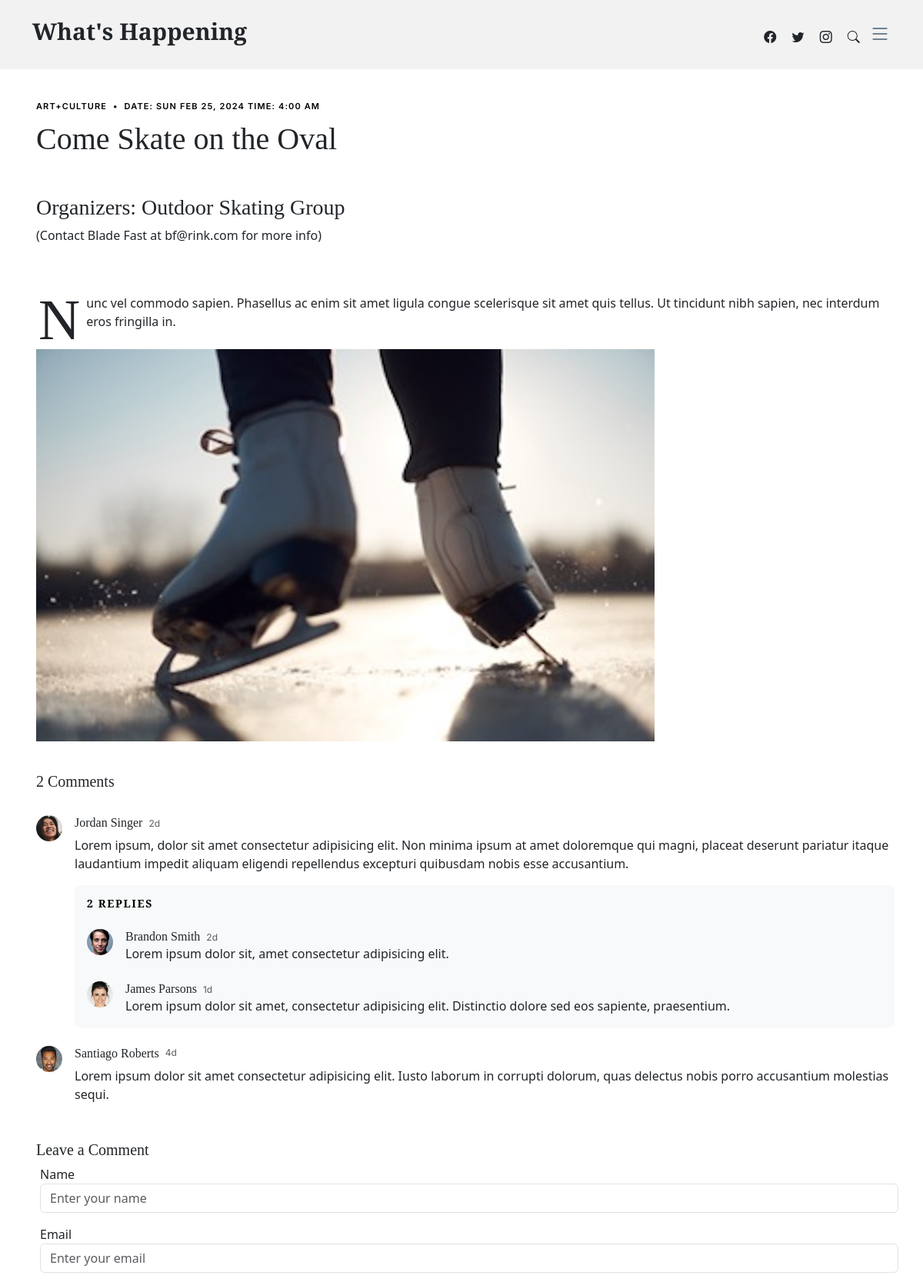
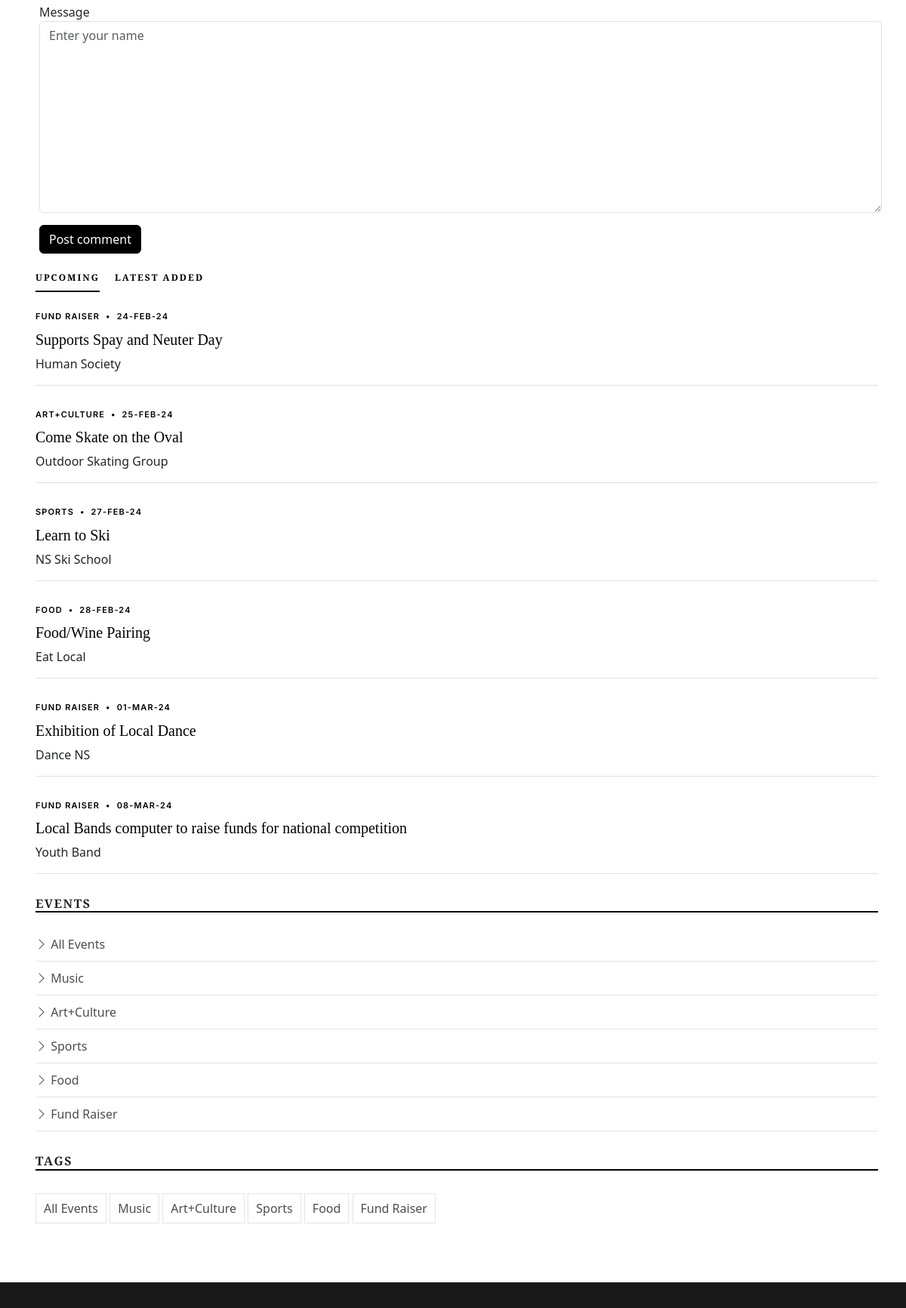
The page /single-post.php?type=16 (upper part) on the database its author committed (2 pictures, top to bottom).
### tables this page shows
CREATE TABLE `Events` (
  `EventID` int(11) NOT NULL,
  `EventTypeID` int(11) NOT NULL,
  `GroupID` int(11) NOT NULL,
  `EventDate` timestamp NOT NULL DEFAULT CURRENT_TIMESTAMP,
  `SubmitDate` timestamp NOT NULL DEFAULT CURRENT_TIMESTAMP,
  `EventTitle` varchar(100) NOT NULL,
  `EventImage` varchar(50) NOT NULL,
  `EventDesc` text NOT NULL
);

CREATE TABLE `EventTypes` (
  `EventTypeID` int(11) NOT NULL,
  `TypeName` varchar(100) NOT NULL
);

CREATE TABLE `Groups` (
  `GroupID` int(11) NOT NULL,
  `GroupName` varchar(100) NOT NULL,
  `GroupImage` varchar(50) NOT NULL,
  `GroupType` varchar(100) NOT NULL,
  `GroupDesc` text NOT NULL,
  `ContactName` varchar(255) NOT NULL,
  `ContactEmail` varchar(255) NOT NULL
);

### single-post.php (the view, shortened to what this page needs)
<!DOCTYPE html>
<html lang="en">
<head>
  <link href="assets/vendor/bootstrap/css/bootstrap.min.css" rel="stylesheet">
  <link href="assets/vendor/bootstrap-icons/bootstrap-icons.css" rel="stylesheet">
  <link href="assets/vendor/swiper/swiper-bundle.min.css" rel="stylesheet">
  <link href="assets/vendor/glightbox/css/glightbox.min.css" rel="stylesheet">
  <link href="assets/vendor/aos/aos.css" rel="stylesheet">
  <link href="assets/css/variables.css" rel="stylesheet">
  <link href="assets/css/main.css" rel="stylesheet">
</head>
<body>
   <header id="header" class="header d-flex align-items-center fixed-top">
    <div class="container-fluid container-xl d-flex align-items-center justify-content-between">
      <a href="index.php" class="logo d-flex align-items-center">
        <h1>What's Happening</h1>
      </a>
      <div class="position-relative">
        <a href="#" class="mx-2"><span class="bi-facebook"></span></a>
        <a href="#" class="mx-2"><span class="bi-twitter"></span></a>
        <a href="#" class="mx-2"><span class="bi-instagram"></span></a>
        <a href="#" class="mx-2 js-search-open"><span class="bi-search"></span></a>
        <i class="bi bi-list mobile-nav-toggle"></i>
      </div>
    </div>
  </header>
  <main id="main">
    <section class="single-post-content">
      <div class="container">
        <div class="row">
          <div class="col-md-9 post-content" data-aos="fade-up">
            <?php
              include 'serverlogin.php';
              $conn = new mysqli($db_hostname, $db_username, $db_password, $db_database);
              if(isset($_GET['type'])) {
                  $eventID = $_GET['type'];
                  $sql = "SELECT Events.EventID, Events.EventTypeID, Events.GroupID, Events.EventDate, Events.EventTitle, Events.EventImage, Events.EventDesc, EventTypes.TypeName, Groups.GroupName, Groups.ContactName, Groups.ContactEmail
                          FROM Events
                          INNER JOIN EventTypes ON Events.EventTypeID = EventTypes.EventTypeID
                          INNER JOIN whats_happening.Groups ON Events.GroupID = whats_happening.Groups.GroupID
                          WHERE Events.EventID = $eventID";
                  $result = $conn->query($sql);
                  if ($result->num_rows > 0) {
                    while($row = $result->fetch_assoc()){
                      $string1=substr($row["EventDesc"],0,1);
                      $string2=substr($row["EventDesc"],1,strlen($row["EventDesc"]));
                      $eventDateTime = date_create($row["EventDate"]);
                      $formattedDate = date_format($eventDateTime, "D M j, Y");
                      $formattedTime = date_format($eventDateTime, "g:i A");
                      echo <<<DIVBLOCK
                          <div class="single-post">
                          <div class="post-meta"><span class="date">{$row["TypeName"]}</span> <span class="mx-1">&bullet;</span> <span>DATE: $formattedDate TIME: $formattedTime</span></div>
                          <h1 class="mb-5">{$row["EventTitle"]}</h1>
                          <p><h3>Organizers: {$row["GroupName"]}</h3>
                          <h3></h3>(Contact {$row["ContactName"]} at {$row["ContactEmail"]} for more info)</p><br><br>
                          <p><span class="firstcharacter">{$string1}</span>{$string2} <br><br>
                          <img src={$row["EventImage"]} height="510" width=""1992.450 alt="" class="me-4 thumbnail"></p>
                          </div>
                      DIVBLOCK;
                    }
                  }
                }
            ?>
            <div class="comments">
              <h5 class="comment-title py-4">2 Comments</h5>
              <div class="comment d-flex mb-4">
                <div class="flex-shrink-0">
                  <div class="avatar avatar-sm rounded-circle">
                    <img class="avatar-img" src="assets/img/person-5.jpg" alt="" class="img-fluid">
                  </div>
                </div>
                <div class="flex-grow-1 ms-2 ms-sm-3">
                  <div class="comment-meta d-flex align-items-baseline">
                    <h6 class="me-2">Jordan Singer</h6>
                    <span class="text-muted">2d</span>
                  </div>
                  <div class="comment-body">
                    Lorem ipsum, dolor sit amet consectetur adipisicing elit. Non minima ipsum at amet doloremque qui magni, placeat deserunt pariatur itaque laudantium impedit aliquam eligendi repellendus excepturi quibusdam nobis esse accusantium.
                  </div>
                  <div class="comment-replies bg-light p-3 mt-3 rounded">
                    <h6 class="comment-replies-title mb-4 text-muted text-uppercase">2 replies</h6>
                    <div class="reply d-flex mb-4">
                      <div class="flex-shrink-0">
                        <div class="avatar avatar-sm rounded-circle">
                          <img class="avatar-img" src="assets/img/person-4.jpg" alt="" class="img-fluid">
                        </div>
                      </div>
                      <div class="flex-grow-1 ms-2 ms-sm-3">
                        <div class="reply-meta d-flex align-items-baseline">
                          <h6 class="mb-0 me-2">Brandon Smith</h6>
                          <span class="text-muted">2d</span>
                        </div>
                        <div class="reply-body">
                          Lorem ipsum dolor sit, amet consectetur adipisicing elit.
                        </div>
                      </div>
                    </div>
                    <div class="reply d-flex">
                      <div class="flex-shrink-0">
                        <div class="avatar avatar-sm rounded-circle">
                          <img class="avatar-img" src="assets/img/person-3.jpg" alt="" class="img-fluid">
                        </div>
                      </div>
                      <div class="flex-grow-1 ms-2 ms-sm-3">
                        <div class="reply-meta d-flex align-items-baseline">
                          <h6 class="mb-0 me-2">James Parsons</h6>
                          <span class="text-muted">1d</span>
                        </div>
                        <div class="reply-body">
                          Lorem ipsum dolor sit amet, consectetur adipisicing elit. Distinctio dolore sed eos sapiente, praesentium.
                        </div>
                      </div>
                    </div>
                  </div>
                </div>
              </div>
              <div class="comment d-flex">
                <div class="flex-shrink-0">
                  <div class="avatar avatar-sm rounded-circle">
                    <img class="avatar-img" src="assets/img/person-2.jpg" alt="" class="img-fluid">
                  </div>
                </div>
                <div class="flex-shrink-1 ms-2 ms-sm-3">
                  <div class="comment-meta d-flex">
                    <h6 class="me-2">Santiago Roberts</h6>
                    <span class="text-muted">4d</span>
                  </div>
                  <div class="comment-body">
                    Lorem ipsum dolor sit amet consectetur adipisicing elit. Iusto laborum in corrupti dolorum, quas delectus nobis porro accusantium molestias sequi.
                  </div>
                </div>
              </div>
            </div>
            <div class="row justify-content-center mt-5">
              <div class="col-lg-12">
                <h5 class="comment-title">Leave a Comment</h5>
                <div class="row">
                  <div class="col-lg-6 mb-3">
                    <label for="comment-name">Name</label>
                    <input type="text" class="form-control" id="comment-name" placeholder="Enter your name">
                  </div>
                  <div class="col-lg-6 mb-3">
                    <label for="comment-email">Email</label>
                    <input type="text" class="form-control" id="comment-email" placeholder="Enter your email">
                  </div>
                  <div class="col-12 mb-3">
                    <label for="comment-message">Message</label>
                    <textarea class="form-control" id="comment-message" placeholder="Enter your name" cols="30" rows="10"></textarea>
                  </div>
                  <div class="col-12">
                    <input type="submit" class="btn btn-primary" value="Post comment">
                  </div>
                </div>
              </div>
            </div>
          </div>
          <div class="col-md-3">
            <div class="aside-block">
              <ul class="nav nav-pills custom-tab-nav mb-4" id="pills-tab" role="tablist">
                <li class="nav-item" role="presentation">
                  <button class="nav-link active" id="pills-popular-tab" data-bs-toggle="pill" data-bs-target="#pills-popular" type="button" role="tab" aria-controls="pills-popular" aria-selected="true">UPCOMING</button>
                </li>
                <li class="nav-item" role="presentation">
                  <button class="nav-link" id="pills-trending-tab" data-bs-toggle="pill" data-bs-target="#pills-trending" type="button" role="tab" aria-controls="pills-trending" aria-selected="false">LATEST ADDED</button>
                </li>
              </ul>
              <div class="tab-content" id="pills-tabContent">
                <?php
                  include 'serverlogin.php';
                $conn = new mysqli($db_hostname, $db_username, $db_password, $db_database);
                    $sql = "SELECT  Events.EventID, Events.EventDate, Events.EventTitle, EventTypes.TypeName, Groups.GroupName
                            FROM Events
                            INNER JOIN EventTypes ON Events.EventTypeID = EventTypes.EventTypeID
                            INNER JOIN whats_happening.Groups ON Events.GroupID = whats_happening.Groups.GroupID
                            ORDER BY EventDate ASC;";
                    $result = $conn->query($sql);
                    if ($result->num_rows > 0) {
                      echo "<div class=\"tab-pane fade show active\" id=\"pills-popular\" role=\"tabpanel\" aria-labelledby=\"pills-popular-tab\">";
                      while($row = $result->fetch_assoc()){
                        $eventDateTime = date_create($row["EventDate"]);
                        $formattedDate = date_format($eventDateTime, "d-M-y");
                        echo <<<DIVBLOCK
                          <div class="post-entry-1 border-bottom">
                            <div class="post-meta"><span class="date">{$row["TypeName"]}</span> <span class="mx-1">&bullet;</span> <span>{$formattedDate}</span></div>
                            <h2 class="mb-2"><a href="single-post.php?type={$row["EventID"]}">{$row["EventTitle"]}</a></h2>
                            <span class="author mb-3 d-block">{$row["GroupName"]}</span>
                          </div>
                        DIVBLOCK;
                      }
                      echo "</div>";
                    }
              ?>
            <div class="aside-block">
              <h3 class="aside-title">Events</h3>
              <ul class="aside-links list-unstyled">
                <li><a href="events.php"><i class="bi bi-chevron-right"></i> All Events</a></li>
                <li><a href="events.php"><i class="bi bi-chevron-right"></i> Music</a></li>
                <li><a href="events.php"><i class="bi bi-chevron-right"></i> Art+Culture</a></li>
                <li><a href="events.php"><i class="bi bi-chevron-right"></i> Sports</a></li>
                <li><a href="events.php"><i class="bi bi-chevron-right"></i> Food</a></li>
                <li><a href="events.php"><i class="bi bi-chevron-right"></i> Fund Raiser</a></li>
              </ul>
            </div>
            <div class="aside-block">
              <h3 class="aside-title">Tags</h3>
              <ul class="aside-tags list-unstyled">
              <li><a id="all" href="events.php?type=All">All Events</a></li>
              <li><a id="music" href="events.php?type=Music">Music</a></li>
              <li><a id="artCulture" href="events.php?type=Art">Art+Culture</a></li>
              <li><a id="sports" href="events.php?type=Sports">Sports</a></li>
              <li><a id="food" href="events.php?type=Food">Food</a></li>
              <li><a id="funds" href="events.php?type=Fund Raiser">Fund Raiser</a></li>
              </ul>
            </div>
          </div>
        </div>
      </div>
    </section>
  </main>
  <footer id="footer" class="footer">
    <div class="footer-content">
      <div class="container">
        <div class="row g-5">
        </div>
      </div>
    </div>
</body>
</html>

### assets/css/variables.css (style rules this page uses)
:root { --font-default: 'EB Garamond', system-ui, -apple-system, "Segoe UI", Roboto, "Helvetica Neue", Arial, "Noto Sans", "Liberation Sans", sans-serif, "Apple Color Emoji", "Segoe UI Emoji", "Segoe UI Symbol", "Noto Color Emoji"; --font-primary: 'EB Garamond', serif; --font-secondary: 'Inter', sans-serif; --color-default: #212529; --color-default-rgb: 33, 37, 41; --color-links: #212529; --color-links-hover: #15171a; --color-primary: #212529; --color-primary-light: #26282c; --color-primary-dark: #0b0c0e; --color-primary-rgb: 33, 37, 41; --color-primary-light-rgb: 38, 40, 44; --color-primary-dark-rgb: 11, 12, 14; --color-secondary: #596d80; --color-secondary-light: #8498aa; --color-secondary-dark: #404f5c; --color-secondary-rgb: 89, 109, 128; --color-secondary-light-rgb: 132, 152, 170; --color-secondary-dark-rgb: 64, 79, 92; --color-blue: #0d6efd; --color-blue-rgb: 13, 110, 253; --color-indigo: #6610f2; --color-indigo-rgb: 102, 16, 242; --color-purple: #6f42c1; --color-purple-rgb: 111, 66, 193; --color-pink: #f3268c; --color-pink-rgb: 243, 38, 140; --color-red: #df1529; --color-red-rgb: 223, 21, 4; --color-orange: #fd7e14; --color-orange-rgb: 253, 126, 20; --color-yellow: #ffc107; --color-yellow-rgb: 255, 193, 7; --color-green: #059652; --color-green-rgb: 5, 150, 82; --color-teal: #20c997; --color-teal-rgb: 32, 201, 151; --color-cyan: #0dcaf0; --color-cyan-rgb: 13, 202, 240; --color-white: #ffffff; --color-white-rgb: 255, 255, 255; --color-gray: #6c757d; --color-gray-rgb: 108, 117, 125; --color-black: #000000; --color-black-rgb: 0, 0, 0; }
:root { --bs-blue: var(--color-blue); --bs-indigo: var(--color-indigo); --bs-purple: var(--color-purple); --bs-pink: var(--color-pink); --bs-red: var(--color-red); --bs-orange: var(--color-orange); --bs-yellow: var(--color-yellow); --bs-green: var(--color-green); --bs-teal: var(--color-teal); --bs-cyan: var(--color-cyan); --bs-white: var(--color-white); --bs-gray: var(--color-gray); --bs-gray-dark: #343a40; --bs-gray-100: #f8f9fa; --bs-gray-200: #e9ecef; --bs-gray-300: #dee2e6; --bs-gray-400: #ced4da; --bs-gray-500: #adb5bd; --bs-gray-600: #6c757d; --bs-gray-700: #495057; --bs-gray-800: #343a40; --bs-gray-900: #212529; --bs-primary: var(--color-blue); --bs-secondary: var(--color-blue); --bs-success: #198754; --bs-info: #0dcaf0; --bs-warning: #ffc107; --bs-danger: #dc3545; --bs-light: #f8f9fa; --bs-dark: #212529; --bs-primary-rgb: var(--color-primary-rgb); --bs-secondary-rgb: var(--color-secondary-rgb); --bs-success-rgb: 25, 135, 84; --bs-info-rgb: 13, 202, 240; --bs-warning-rgb: 255, 193, 7; --bs-danger-rgb: 220, 53, 69; --bs-light-rgb: 248, 249, 250; --bs-dark-rgb: 33, 37, 41; --bs-white-rgb: var(--color-white-rgb); --bs-black-rgb: var(--color-black-rgb); --bs-body-color-rgb: var(--color-default-rgb); --bs-body-bg-rgb: 255, 255, 255; --bs-font-sans-serif: var(--font-default); --bs-font-monospace: SFMono-Regular, Menlo, Monaco, Consolas, "Liberation Mono", "Courier New", monospace; --bs-gradient: linear-gradient(180deg, rgba(255, 255, 255, 0.15), rgba(255, 255, 255, 0)); --bs-body-font-family: var(--font-default); --bs-body-font-size: 1rem; --bs-body-font-weight: 400; --bs-body-line-height: 1.5; --bs-body-color: var(--color-default); --bs-body-bg: #fff; }

### rows shown on the page
events: EventTypeID.TypeName "ART+CULTURE", EventDate "SUN FEB 25, 2024", EventDate "4:00 AM", EventTitle "Come Skate on the Oval", GroupID.GroupName "Outdoor Skating Group", GroupID.ContactName "Blade Fast", GroupID.ContactEmail "bf@rink.com", EventDesc "N", EventDesc "unc vel commodo sapien. Phasellus ac enim sit amet ligula congue scelerisque sit amet quis tellus. Ut tincidunt nibh sapien, nec interdum eros fringilla in.", EventImage (picture), EventDate "25-FEB-24"
events: EventTypeID.TypeName "FUND RAISER", EventDate "24-FEB-24", EventTitle "Supports Spay and Neuter Day", GroupID.GroupName "Human Society"
events: EventTypeID.TypeName "SPORTS", EventDate "27-FEB-24", EventTitle "Learn to Ski", GroupID.GroupName "NS Ski School"
events: EventTypeID.TypeName "FOOD", EventDate "28-FEB-24", EventTitle "Food/Wine Pairing", GroupID.GroupName "Eat Local"
events: EventTypeID.TypeName "FUND RAISER", EventDate "01-MAR-24", EventTitle "Exhibition of Local Dance", GroupID.GroupName "Dance NS"
events: EventTypeID.TypeName "FUND RAISER", EventDate "08-MAR-24", EventTitle "Local Bands computer to raise funds for national competition", GroupID.GroupName "Youth Band"
